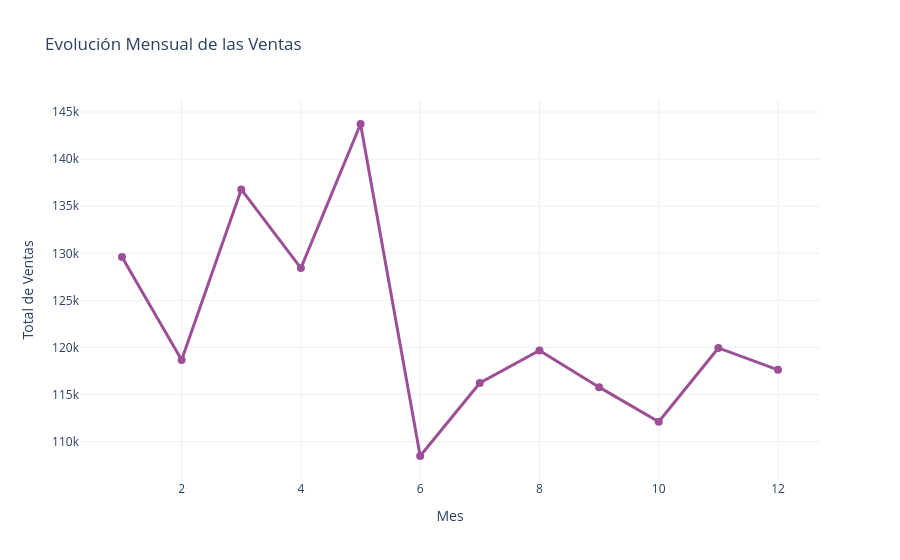

This figure's notebook cell:
### Code cell
fig_linea = px.line(
    ventas_mes_plotly,
    x='mes', y='total_ventas',
    markers=True,
    title='Evolución Mensual de las Ventas',
    labels={'mes': 'Mes', 'total_ventas': 'Total de Ventas'},
    color_discrete_sequence=['#9C4F96']
)
fig_linea.update_traces(line=dict(width=3), marker=dict(size=8))
fig_linea.update_layout(template='plotly_white', hovermode='x unified')
fig_linea.show()

### Figure 1 — Plotly figure (JSON) as saved in the notebook; plotly's stock layout.template omitted (floating-point values rounded to 4 significant figures)
{"data": [{"hovertemplate": "Mes=%{x}<br>Total de Ventas=%{y}<extra></extra>", "legendgroup": "", "line": {"color": "#9C4F96", "dash": "solid", "width": 3}, "marker": {"size": 8, "symbol": "circle"}, "mode": "lines+markers", "name": "", "orientation": "v", "showlegend": false, "type": "scatter", "x": [1, 2, 3, 4, 5, 6, 7, 8, 9, 10, 11, 12], "xaxis": "x", "y": [129600.0, 118700.0, 136800.0, 128400.0, 143700.0, 108500.0, 116200.0, 119700.0, 115800.0, 112100.0, 120000.0, 117600.0], "yaxis": "y"}], "layout": {"hovermode": "x unified", "legend": {"tracegroupgap": 0}, "title": {"text": "Evolución Mensual de las Ventas"}, "xaxis": {"anchor": "y", "domain": [0, 1], "title": {"text": "Mes"}}, "yaxis": {"anchor": "x", "domain": [0, 1], "title": {"text": "Total de Ventas"}}}}
